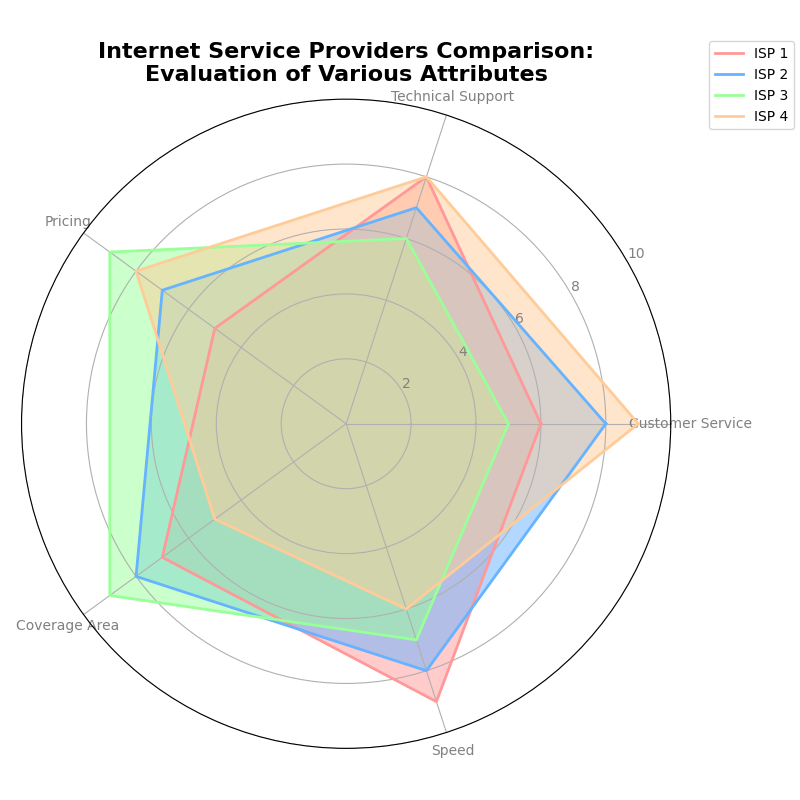

Here is the Python script that generated this plot:
import numpy as np
import matplotlib.pyplot as plt

attributes = ['Customer Service', 'Technical Support', 'Pricing', 'Coverage Area', 'Speed']
isp_1 = [6, 8, 5, 7, 9]
isp_2 = [8, 7, 7, 8, 8]
isp_3 = [5, 6, 9, 9, 7]
isp_4 = [9, 8, 8, 5, 6]

data = np.array([isp_1, isp_2, isp_3, isp_4])
num_vars = len(attributes)

angles = np.linspace(0, 2 * np.pi, num_vars, endpoint=False).tolist()
data = np.concatenate((data, data[:, [0]]), axis=1)
angles += angles[:1]

fig, ax = plt.subplots(figsize=(8, 8), subplot_kw=dict(polar=True))

colors = ['#ff9999', '#66b3ff', '#99ff99', '#ffcc99']

for i, isp_data in enumerate(data):
    ax.fill(angles, isp_data, color=colors[i], alpha=0.5)
    ax.plot(angles, isp_data, color=colors[i], linewidth=2, label=f'ISP {i+1}')

plt.xticks(angles[:-1], attributes, color='grey', size=10)
ax.set_rlabel_position(30)
plt.yticks([2, 4, 6, 8, 10], ["2", "4", "6", "8", "10"], color="grey", size=10)
plt.ylim(0, 10)

plt.title("Internet Service Providers Comparison:\nEvaluation of Various Attributes", size=16, weight='bold', position=(0.5, 1.1), ha='center')
plt.legend(loc='upper right', bbox_to_anchor=(1.2, 1.1))
plt.tight_layout()
plt.show()
